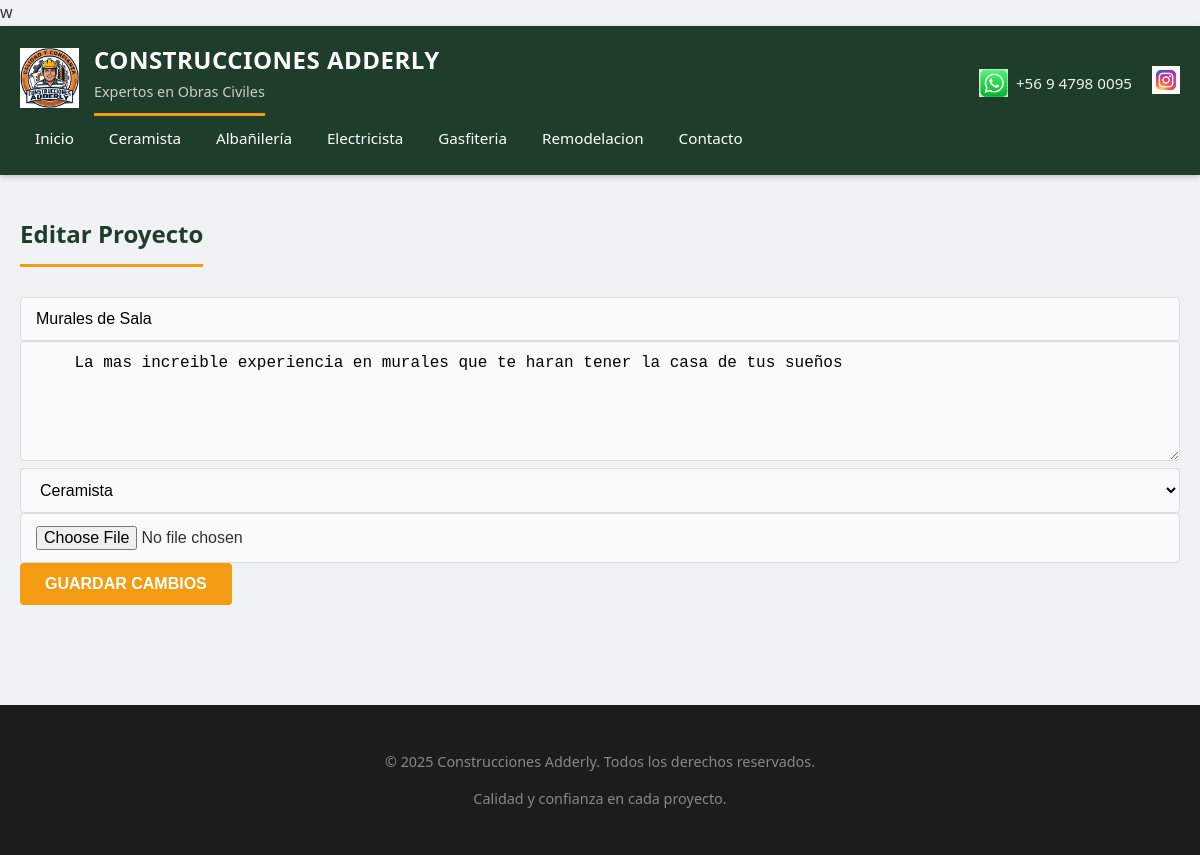
/edit_project/5 (signed in), run on the app's committed database.
### app.py (models this page shows)
class Category(db.Model):
    id = db.Column(db.Integer, primary_key=True)
    name = db.Column(db.String(50), unique=True, nullable=False)

class Project(db.Model):
    id = db.Column(db.Integer, primary_key=True)
    title = db.Column(db.String(100), nullable=False)
    description = db.Column(db.Text, nullable=False)
    media_url = db.Column(db.String(500), nullable=False)
    media_type = db.Column(db.String(20), nullable=False)
    category_id = db.Column(
        db.Integer,
        db.ForeignKey('category.id'),
        nullable=False
    )
    category = db.relationship('Category', backref='projects')

### app.py (the view, shortened to what this page needs)
@app.route('/edit_project/<int:project_id>', methods=['GET', 'POST'])
def edit_project(project_id):
    if not session.get('admin'):
        return redirect(url_for('admin_login'))
    project = Project.query.get_or_404(project_id)
    return render_template('edit_project.html', project=project)

### app.py (called while the page is built)
@app.context_processor
def inject_categories():
    return dict(categories=Category.query.all())

### templates/edit_project.html
{% extends "base.html" %}
{% block content %}
<h2>Editar Proyecto</h2>
<form method="POST" enctype="multipart/form-data">
  <input type="text" name="title" value="{{ project.title }}" required>
  <textarea name="description" required>
    {{ project.description }}
  </textarea>
  <select name="category" required>
    {% for cat in categories %}
      <option value="{{ cat.id }}"
        {% if cat.id == project.category_id %}selected{% endif %}>
        {{ cat.name }}
      </option>
    {% endfor %}
  </select>
  <input type="file" name="file">
  <button type="submit">Guardar cambios</button>
</form>
{% endblock %}

### templates/base.html (shortened to what this page needs)
<!DOCTYPE html>
<html lang="es">
<head>
  <link rel="stylesheet" href="{{ url_for('static', filename='css/style.css') }}">
</head>
<body>
<header class="header">
  <div class="header-inner">
    <div class="logo-container">
      <img src="{{ url_for('static', filename='img/logo.png') }}" alt="Logo Adderly">
      <div class="logo-text">
        <h1>Construcciones Adderly</h1>
        <h2>Expertos en Obras Civiles</h2>
      </div>
    </div>
   <div class="social-bar">
    <div class="contact-item">
        <img src="{{ url_for('static', filename='img/whatsapp.png') }}" alt="WhatsApp">
        <span>+56 9 4798 0095</span>
    </div>
    <a href="https://www.instagram.com/adderlyconstrucciones" target="_blank" class="social-link">
        <img src="{{ url_for('static', filename='img/instagram.png') }}" alt="Instagram">
    </a>
</div>
    <nav>
      <a href="{{ url_for('portfolio') }}">Inicio</a>
      {% for cat in categories %}
        <a href="{{ url_for('projects_by_category', category_id=cat.id) }}">
          {{ cat.name }}
        </a>
      {% endfor %}
      <a href="{{ url_for('contact') }}">Contacto</a>
    </nav>
  </div>
</header>
<main class="content">
  {% block content %}{% endblock %}
</main>
<footer class="footer">
  <p>© 2025 Construcciones Adderly. Todos los derechos reservados.</p>
  <p>Calidad y confianza en cada proyecto.</p>
</footer>
</body>
</html>

### static/css/style.css (style rules this page uses)
* { box-sizing: border-box; }
body { margin: 0; font-family: 'Segoe UI', Roboto, Helvetica, Arial, sans-serif; background-color: #f0f2f5; color: #333; line-height: 1.6; }
.header { background: #1f3d2b; color: white; padding: 0; box-shadow: 0 2px 5px rgba(0,0,0,0.2); }
.header-inner { max-width: 1200px; margin: 0 auto; padding: 15px 20px; display: flex; justify-content: space-between; align-items: center; flex-wrap: wrap; }
.logo-container { display: flex; align-items: center; gap: 15px; text-decoration: none; color: white; }
.logo-container img { height: 60px; width: auto; }
.logo-text h1 { margin: 0; font-size: 1.5rem; font-weight: 700; letter-spacing: 0.5px; text-transform: uppercase; }
.logo-text h2 { margin: 0; font-size: 0.9rem; font-weight: 400; color: #ccc; }
.social-bar { display: flex; align-items: center; gap: 20px; margin-top: 10px; }
.contact-item { display: flex; align-items: center; gap: 8px; color: #f1f1f1; font-weight: 500; font-size: 0.95rem; }
.contact-item img, .social-link img { height: 28px; width: auto; transition: transform 0.2s; }
nav { display: flex; gap: 5px; }
nav a { color: white; text-decoration: none; padding: 10px 15px; border-radius: 4px; font-weight: 500; transition: background 0.3s; font-size: 0.95rem; }
.content { max-width: 1200px; margin: 0 auto; padding: 20px; min-height: 60vh; }
h2 { border-bottom: 3px solid #f39c12; padding-bottom: 10px; margin-bottom: 30px; color: #1f3d2b; display: inline-block; }
input[type="text"], input[type="email"], textarea, select, input[type="file"] { width: 100%; padding: 12px 15px; border: 1px solid #ddd; border-radius: 4px; font-size: 1rem; transition: border-color 0.3s; background-color: #fafafa; }
textarea { resize: vertical; min-height: 120px; }
button, .btn { background-color: #f39c12; color: white; border: none; padding: 12px 25px; font-size: 1rem; font-weight: bold; border-radius: 4px; cursor: pointer; transition: background 0.3s, transform 0.1s; display: inline-block; text-decoration: none; text-transform: uppercase; }
.footer { background: #1c1c1c; color: #888; text-align: center; padding: 30px; margin-top: 50px; font-size: 0.9rem; }

### data on the page
Category: name "Ceramista"
Category: name "Albañilería"
Category: name "Electricista"
Category: name "Gasfiteria"
Category: name "Remodelacion"
Project: title "Murales de Sala", description "La mas increible experiencia en murales que te haran tener la casa de tus sueños", category "Ceramista"
